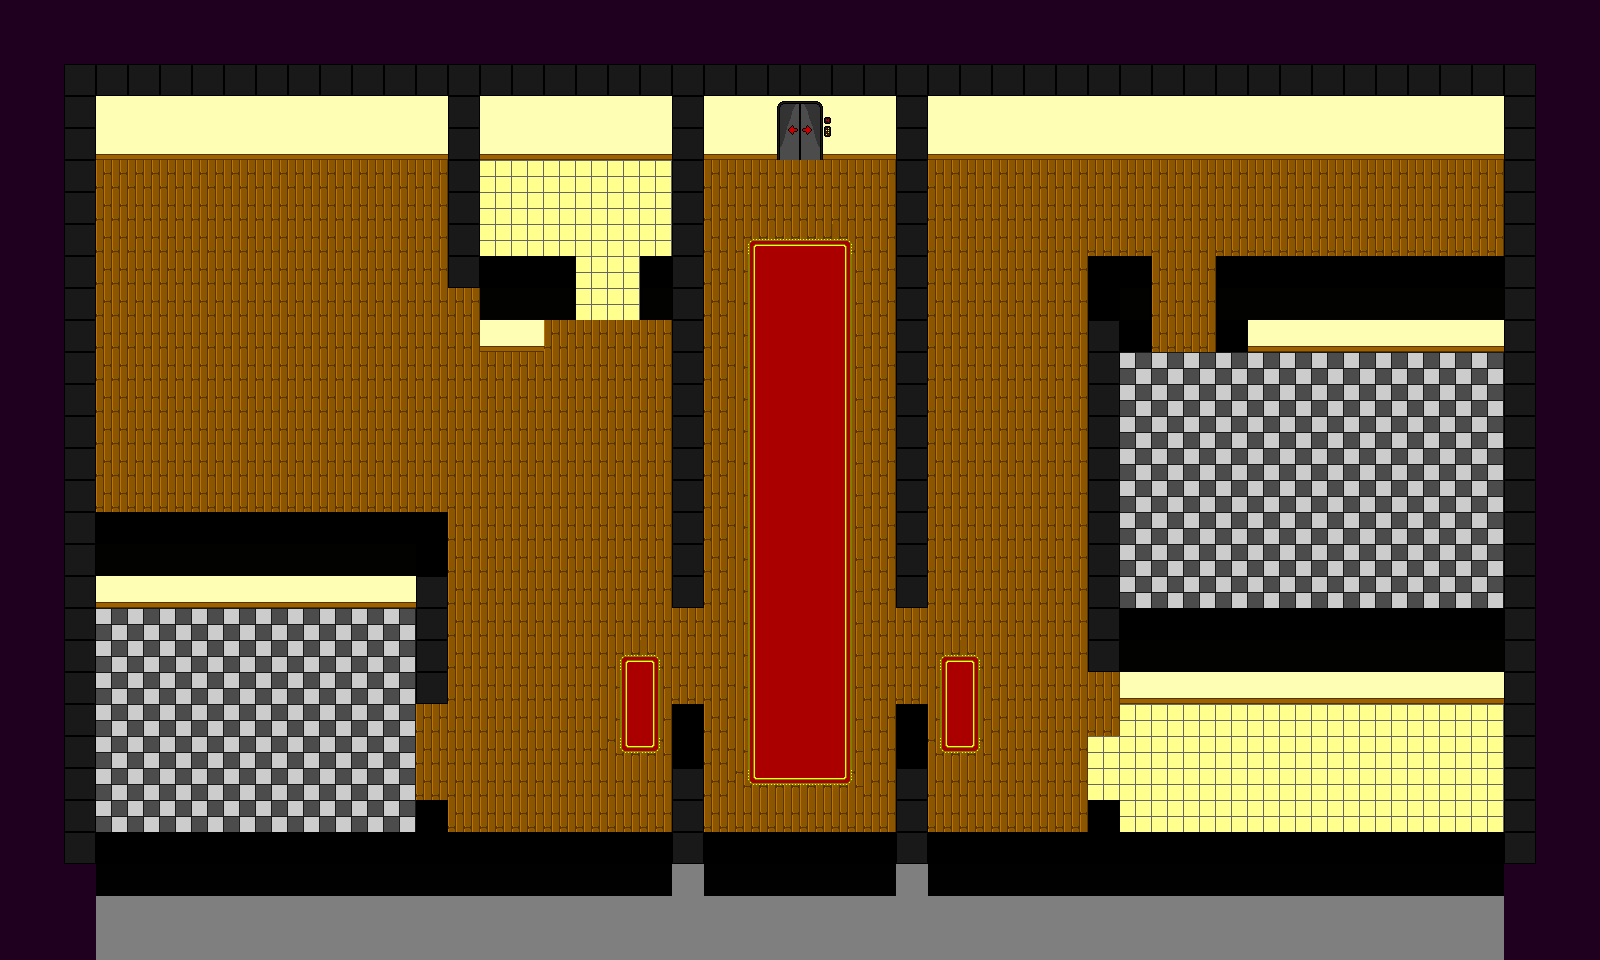

Below is a game level as drawn by its tile map, then a one-line description and the .tmx that defines it (tile-layer data replaced by summaries):
An orthogonal 50x30 tile map with 32x32 px tiles, 3 tile layers (Chao, Decoração do Chao, TopLayer) and 18 objects.

<map version="1.0" orientation="orthogonal" width="50" height="30" tilewidth="32" tileheight="32">
 <tileset firstgid="1" name="Tileset" tilewidth="32" tileheight="32">
  <image source="Tileset.png" width="512" height="512" />
  <tile id="0">
   <properties>
    <property name="type" value="0" />
   </properties>
  </tile>
  <tile id="2">
   <properties>
    <property name="type" value="0" />
   </properties>
  </tile>
  <tile id="3">
   <properties>
    <property name="type" value="0" />
   </properties>
  </tile>
  <tile id="16">
   <properties>
    <property name="type" value="0" />
   </properties>
  </tile>
  <tile id="17">
   <properties>
    <property name="type" value="0" />
   </properties>
  </tile>
  <tile id="18">
   <properties>
    <property name="type" value="0" />
   </properties>
  </tile>
  <tile id="32">
   <properties>
    <property name="type" value="0" />
   </properties>
  </tile>
  <tile id="33">
   <properties>
    <property name="type" value="0" />
   </properties>
  </tile>
  <tile id="34">
   <properties>
    <property name="type" value="0" />
   </properties>
  </tile>
  <tile id="48">
   <properties>
    <property name="type" value="0" />
   </properties>
  </tile>
  <tile id="49">
   <properties>
    <property name="type" value="0" />
   </properties>
  </tile>
  <tile id="50">
   <properties>
    <property name="type" value="0" />
   </properties>
  </tile>
 </tileset>
 <layer name="Chao" width="50" height="30">
  <data>[1500 cells, 1332 non-empty, 21 distinct tile ids]</data>
 </layer>
 <layer name="Decoração do Chao" width="50" height="30" opacity="0">
  <data>[1500 cells, 20 non-empty, 7 distinct tile ids]</data>
 </layer>
 <layer name="TopLayer" width="50" height="30" opacity="0.01">
  <data>[1500 cells, 166 non-empty, 5 distinct tile ids]</data>
 </layer>
 <objectgroup name="ColisionObj" width="50" height="30">
  <object x="64" y="128" width="384" height="32" />
  <object x="96" y="576" width="352" height="32" />
  <object x="416" y="608" width="32" height="160" />
  <object x="672" y="768" width="32" height="128" />
  <object x="64" y="160" width="32" height="736" />
  <object x="448" y="128" width="32" height="192" />
  <object x="448" y="320" width="128" height="32" />
  <object x="640" y="320" width="32" height="32" />
  <object x="480" y="128" width="1056" height="32" />
  <object x="896" y="160" width="32" height="512" />
  <object x="672" y="160" width="32" height="512" />
  <object x="1504" y="160" width="32" height="736" />
  <object x="896" y="768" width="32" height="128" />
  <object x="1088" y="320" width="32" height="416" />
  <object x="1120" y="320" width="32" height="32" />
  <object x="1216" y="320" width="288" height="32" />
  <object x="1120" y="672" width="384" height="32" />
  <object x="64" y="896" width="1472" height="32" />
 </objectgroup>
</map>
